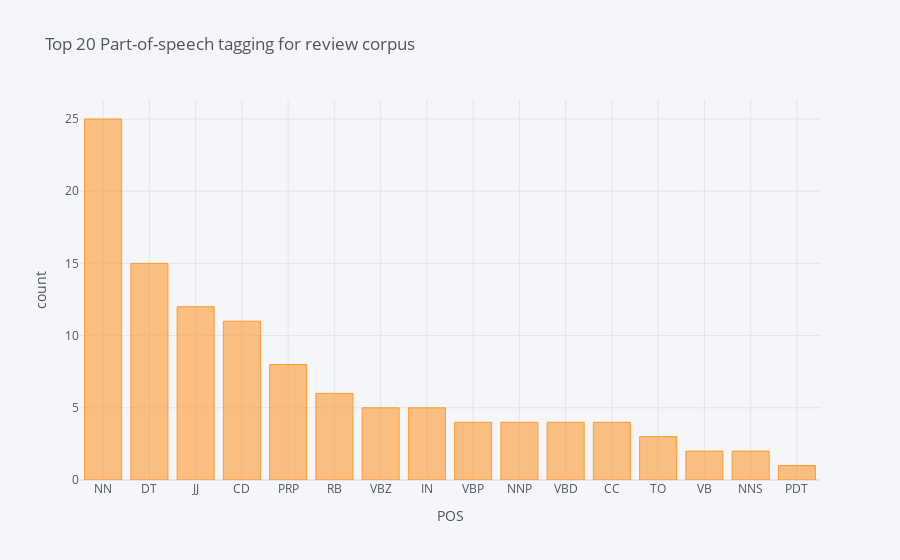

This figure's notebook cell:
### Code cell
blob = TextBlob(str(df['Review Text']))
pos_df = pd.DataFrame(blob.tags, columns = ['word' , 'pos'])
pos_df = pos_df.pos.value_counts()[:20]
pos_df.iplot(
    kind='bar',
    xTitle='POS',
    yTitle='count', 
    title='Top 20 Part-of-speech tagging for review corpus')

### Figure 1 — Plotly figure (JSON) as saved in the notebook; plotly's stock layout.template omitted (floating-point values rounded to 4 significant figures)
{"data": [{"marker": {"color": "rgba(255, 153, 51, 0.6)", "line": {"color": "rgba(255, 153, 51, 1.0)", "width": 1}}, "name": "pos", "orientation": "v", "text": "", "type": "bar", "x": ["NN", "DT", "JJ", "CD", "PRP", "RB", "VBZ", "IN", "VBP", "NNP", "VBD", "CC", "TO", "VB", "NNS", "PDT"], "y": [25, 15, 12, 11, 8, 6, 5, 5, 4, 4, 4, 4, 3, 2, 2, 1]}], "layout": {"legend": {"bgcolor": "#F5F6F9", "font": {"color": "#4D5663"}}, "paper_bgcolor": "#F5F6F9", "plot_bgcolor": "#F5F6F9", "title": {"font": {"color": "#4D5663"}, "text": "Top 20 Part-of-speech tagging for review corpus"}, "xaxis": {"gridcolor": "#E1E5ED", "showgrid": true, "tickfont": {"color": "#4D5663"}, "title": {"font": {"color": "#4D5663"}, "text": "POS"}, "zerolinecolor": "#E1E5ED"}, "yaxis": {"gridcolor": "#E1E5ED", "showgrid": true, "tickfont": {"color": "#4D5663"}, "title": {"font": {"color": "#4D5663"}, "text": "count"}, "zerolinecolor": "#E1E5ED"}}}
